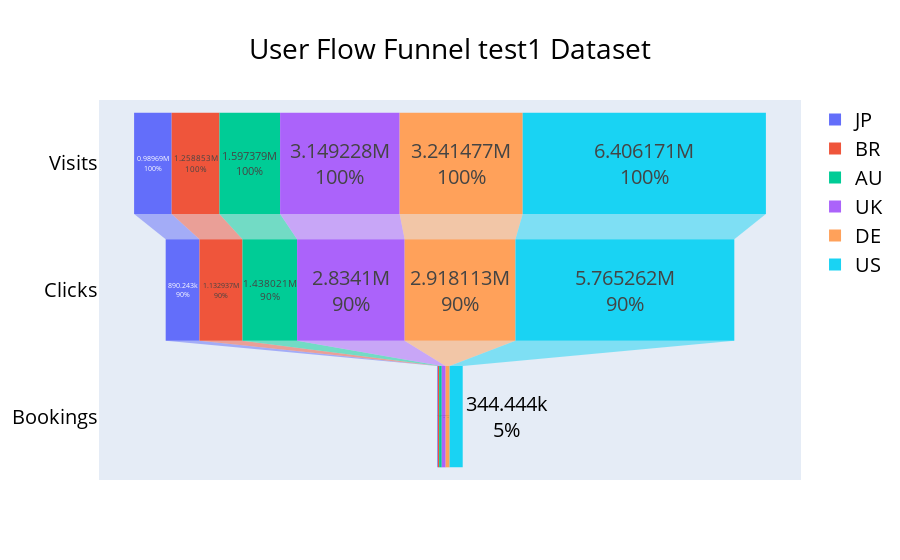

The code cell stored with this chart in its notebook:
### Markdown cell above
In the above funnel which is drawn for the test1 dataset, it can be seen that 90% of the visitors click, and only 4% of the make a booking.

This funnel is also can be seen below as an interactive plot. The share of each platform is also indicated and by holding the mouse on each section you can see the proportion of that section.

### Code cell
init_notebook_mode(connected=True)
cf.go_offline()
# group data by platform and calculate sum
platform_grouped= test1.groupby('platform').sum().sort_values(by='clicks')
# create a figure
fig = go.Figure()
# set title of the plot
fig.update_layout(
    title={
        'text': "User Flow Funnel test1 Dataset",
        'y':0.93,
        'x':0.5,
        'xanchor': 'center',
        'yanchor': 'top'},
    font=dict(
        size=20,
        color="black"))
# add a trace for each platform the funnel chart
for index, row in platform_grouped.iterrows():
    fig.add_trace(go.Funnel(
        name = index,
        y = ["Visits","Clicks", "Bookings"],
        x = [row.visits,row.clicks, row.bookings],
        marker={'opacity':.1},
        textinfo = "value+percent initial"))

# show plot
fig.show()

### Figure 1 — Plotly figure (JSON) as saved in the notebook; plotly's stock layout.template omitted (floating-point values rounded to 4 significant figures)
{"data": [{"marker": {"opacity": 0.1}, "name": "JP", "textinfo": "value+percent initial", "type": "funnel", "x": [989690, 890243, 16924], "y": ["Visits", "Clicks", "Bookings"]}, {"marker": {"opacity": 0.1}, "name": "BR", "textinfo": "value+percent initial", "type": "funnel", "x": [1258853, 1132937, 31922], "y": ["Visits", "Clicks", "Bookings"]}, {"marker": {"opacity": 0.1}, "name": "AU", "textinfo": "value+percent initial", "type": "funnel", "x": [1597379, 1438021, 68444], "y": ["Visits", "Clicks", "Bookings"]}, {"marker": {"opacity": 0.1}, "name": "UK", "textinfo": "value+percent initial", "type": "funnel", "x": [3149228, 2834100, 102324], "y": ["Visits", "Clicks", "Bookings"]}, {"marker": {"opacity": 0.1}, "name": "DE", "textinfo": "value+percent initial", "type": "funnel", "x": [3241477, 2918113, 105031], "y": ["Visits", "Clicks", "Bookings"]}, {"marker": {"opacity": 0.1}, "name": "US", "textinfo": "value+percent initial", "type": "funnel", "x": [6406171, 5765262, 344444], "y": ["Visits", "Clicks", "Bookings"]}], "layout": {"font": {"color": "black", "size": 20}, "title": {"text": "User Flow Funnel test1 Dataset", "x": 0.5, "xanchor": "center", "y": 0.93, "yanchor": "top"}}}
